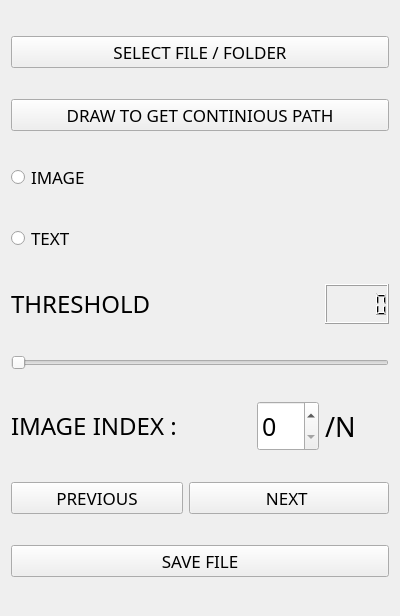
<?xml version="1.0" encoding="UTF-8"?>
<ui version="4.0">
 <class>image_to_svg_widget</class>
 <widget class="QWidget" name="image_to_svg_widget">
  <property name="geometry">
   <rect>
    <x>0</x>
    <y>0</y>
    <width>400</width>
    <height>616</height>
   </rect>
  </property>
  <property name="sizePolicy">
   <sizepolicy hsizetype="MinimumExpanding" vsizetype="Preferred">
    <horstretch>0</horstretch>
    <verstretch>0</verstretch>
   </sizepolicy>
  </property>
  <property name="minimumSize">
   <size>
    <width>400</width>
    <height>0</height>
   </size>
  </property>
  <property name="windowTitle">
   <string>Form</string>
  </property>
  <layout class="QGridLayout" name="gridLayout">
   <item row="0" column="0" colspan="4">
    <widget class="QPushButton" name="select_file_folder_b">
     <property name="font">
      <font>
       <family>Bahnschrift Light SemiCondensed</family>
       <pointsize>13</pointsize>
      </font>
     </property>
     <property name="cursor">
      <cursorShape>PointingHandCursor</cursorShape>
     </property>
     <property name="text">
      <string>SELECT FILE / FOLDER</string>
     </property>
    </widget>
   </item>
   <item row="1" column="0" colspan="4">
    <widget class="QPushButton" name="draw_b">
     <property name="font">
      <font>
       <family>Bahnschrift Light SemiCondensed</family>
       <pointsize>13</pointsize>
      </font>
     </property>
     <property name="cursor">
      <cursorShape>PointingHandCursor</cursorShape>
     </property>
     <property name="text">
      <string>DRAW TO GET CONTINIOUS PATH</string>
     </property>
    </widget>
   </item>
   <item row="2" column="0">
    <widget class="QRadioButton" name="image_rb">
     <property name="font">
      <font>
       <family>Bahnschrift Light SemiCondensed</family>
       <pointsize>13</pointsize>
      </font>
     </property>
     <property name="cursor">
      <cursorShape>PointingHandCursor</cursorShape>
     </property>
     <property name="text">
      <string>IMAGE</string>
     </property>
    </widget>
   </item>
   <item row="3" column="0">
    <widget class="QRadioButton" name="text_rb">
     <property name="font">
      <font>
       <family>Bahnschrift Light SemiCondensed</family>
       <pointsize>13</pointsize>
      </font>
     </property>
     <property name="cursor">
      <cursorShape>PointingHandCursor</cursorShape>
     </property>
     <property name="text">
      <string>TEXT</string>
     </property>
    </widget>
   </item>
   <item row="4" column="0" colspan="2">
    <widget class="QLabel" name="threshold_l">
     <property name="sizePolicy">
      <sizepolicy hsizetype="Preferred" vsizetype="Fixed">
       <horstretch>0</horstretch>
       <verstretch>0</verstretch>
      </sizepolicy>
     </property>
     <property name="minimumSize">
      <size>
       <width>100</width>
       <height>40</height>
      </size>
     </property>
     <property name="font">
      <font>
       <family>Rockwell Condensed</family>
       <pointsize>18</pointsize>
      </font>
     </property>
     <property name="text">
      <string>THRESHOLD</string>
     </property>
    </widget>
   </item>
   <item row="4" column="3">
    <widget class="QLCDNumber" name="thereshold_lcd">
     <property name="font">
      <font>
       <family>Bahnschrift Light SemiCondensed</family>
       <pointsize>10</pointsize>
       <weight>50</weight>
       <bold>false</bold>
      </font>
     </property>
    </widget>
   </item>
   <item row="5" column="0" colspan="4">
    <widget class="QSlider" name="threshold_slider">
     <property name="cursor">
      <cursorShape>PointingHandCursor</cursorShape>
     </property>
     <property name="orientation">
      <enum>Qt::Horizontal</enum>
     </property>
    </widget>
   </item>
   <item row="6" column="0">
    <widget class="QLabel" name="image_index_l">
     <property name="font">
      <font>
       <family>Rockwell Condensed</family>
       <pointsize>18</pointsize>
      </font>
     </property>
     <property name="text">
      <string>IMAGE INDEX : </string>
     </property>
    </widget>
   </item>
   <item row="6" column="2">
    <widget class="QSpinBox" name="image_index_sb">
     <property name="minimumSize">
      <size>
       <width>0</width>
       <height>50</height>
      </size>
     </property>
     <property name="font">
      <font>
       <family>Bahnschrift Light SemiCondensed</family>
       <pointsize>19</pointsize>
      </font>
     </property>
     <property name="cursor">
      <cursorShape>IBeamCursor</cursorShape>
     </property>
    </widget>
   </item>
   <item row="6" column="3">
    <widget class="QLabel" name="max_index_l">
     <property name="font">
      <font>
       <family>Rockwell Condensed</family>
       <pointsize>20</pointsize>
      </font>
     </property>
     <property name="text">
      <string>/N</string>
     </property>
    </widget>
   </item>
   <item row="7" column="0">
    <widget class="QPushButton" name="previous_b">
     <property name="font">
      <font>
       <family>Bahnschrift Light SemiCondensed</family>
       <pointsize>13</pointsize>
      </font>
     </property>
     <property name="cursor">
      <cursorShape>PointingHandCursor</cursorShape>
     </property>
     <property name="text">
      <string>PREVIOUS</string>
     </property>
    </widget>
   </item>
   <item row="7" column="1" colspan="3">
    <widget class="QPushButton" name="next_b">
     <property name="font">
      <font>
       <family>Bahnschrift Light SemiCondensed</family>
       <pointsize>13</pointsize>
      </font>
     </property>
     <property name="cursor">
      <cursorShape>PointingHandCursor</cursorShape>
     </property>
     <property name="text">
      <string>NEXT </string>
     </property>
    </widget>
   </item>
   <item row="8" column="0" colspan="4">
    <widget class="QPushButton" name="savefile_b">
     <property name="font">
      <font>
       <family>Bahnschrift Light SemiCondensed</family>
       <pointsize>13</pointsize>
      </font>
     </property>
     <property name="cursor">
      <cursorShape>PointingHandCursor</cursorShape>
     </property>
     <property name="text">
      <string>SAVE FILE</string>
     </property>
    </widget>
   </item>
  </layout>
 </widget>
 <resources/>
 <connections/>
</ui>
